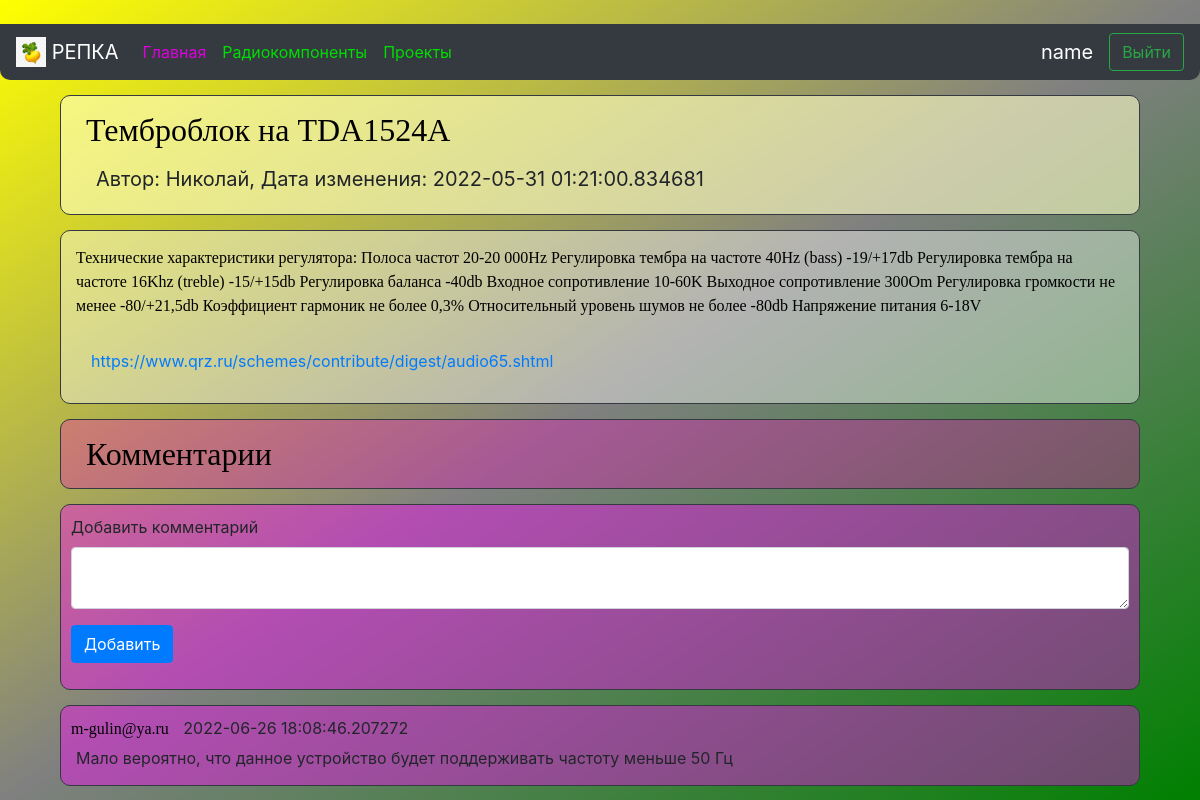
The app's page /project/6 (signed in) with its own data.
### data/users.py (models this page shows, shortened)
class User(SqlAlchemyBase, UserMixin, SerializerMixin):
    __tablename__ = 'users'
    id = sqlalchemy.Column(sqlalchemy.Integer, primary_key=True, autoincrement=True)
    name = sqlalchemy.Column(sqlalchemy.String, nullable=True)
    about = sqlalchemy.Column(sqlalchemy.String, nullable=True)
    email = sqlalchemy.Column(sqlalchemy.String, index=True, unique=True, nullable=True)
    hashed_password = sqlalchemy.Column(sqlalchemy.String, nullable=True)
    created_date = sqlalchemy.Column(sqlalchemy.DateTime, default=datetime.datetime.now)
    news = orm.relation("News", back_populates='user')
    comments = orm.relation("Comment", back_populates="user")

### data/news.py (models this page shows)
class News(SqlAlchemyBase, SerializerMixin):
    __tablename__ = 'news'
    id = sqlalchemy.Column(sqlalchemy.Integer, primary_key=True, autoincrement=True)
    title = sqlalchemy.Column(sqlalchemy.String, nullable=True)
    content = sqlalchemy.Column(sqlalchemy.String, nullable=True)
    created_date = sqlalchemy.Column(sqlalchemy.DateTime, default=datetime.datetime.today())
    is_private = sqlalchemy.Column(sqlalchemy.Boolean, default=True)
    user_id = sqlalchemy.Column(sqlalchemy.Integer, sqlalchemy.ForeignKey("users.id"))
    about = sqlalchemy.Column(sqlalchemy.String, nullable=True)
    user = orm.relation('User')
    comments = orm.relation("Comment", back_populates="news")

### data/comments.py (models this page shows)
class Comment(SqlAlchemyBase, SerializerMixin):
    __tablename__ = 'comments'
    id = sqlalchemy.Column(sqlalchemy.Integer, primary_key=True, autoincrement=True)
    content = sqlalchemy.Column(sqlalchemy.String, nullable=True)
    created_date = sqlalchemy.Column(sqlalchemy.DateTime, default=datetime.datetime.now)
    user_id = sqlalchemy.Column(sqlalchemy.Integer, sqlalchemy.ForeignKey("users.id"))
    news_id = sqlalchemy.Column(sqlalchemy.Integer, sqlalchemy.ForeignKey('news.id'))
    user = orm.relation('User')
    news = orm.relation('News')

### main.py (the view)
@app.route("/project/<int:id>", methods=['GET', 'POST'])
def project(id):
    form = CommentForm()
    db_sess = db_session.create_session()
    if form.validate_on_submit():
        comments = Comment(content=form.comment.data, news_id=id)
        current_user.comments.append(comments)
        db_sess.merge(current_user)
        db_sess.commit()
        return redirect(f'/project/{id}')
    if current_user.is_authenticated:
        news = db_sess.query(News).filter(
            News.id == id, News.user == current_user).first()
    else:
        news = db_sess.query(News).filter(
            News.id == id, News.is_private != True).first()
    if news is None:
        news = db_sess.query(News).filter(
            News.id == id, News.is_private != True).first()
    if news:
        comments = db_sess.query(Comment).filter((news.id == Comment.news_id))
        return render_template("project.html", news=news, comments=comments, form=form)
    return redirect("/projects")

### forms/news.py
class CommentForm(FlaskForm):
    comment = TextAreaField("Добавить комментарий")
    submit = SubmitField('Добавить')

### data/db_session.py (called while the page is built)
def create_session() -> Session:
    global __factory
    return __factory()

### main.py (called while the page is built)
@login_manager.user_loader
def load_user(user_id):
    db_sess = db_session.create_session()
    return db_sess.query(User).get(user_id)

### templates/project.html (shortened to what this page needs)
﻿{% extends "base.html" %}
{% block content %}
<div class="border border-dark"
     style="padding: 10px; margin: 15px; border-radius: 10px; backdrop-filter: blur(5px); background: rgba(255, 255, 200, 0.6);">
    <div>
        <a style="font-size: 32px; padding: 15px"><font face="Comic Sans MS" color="#000000">{{news.title}}</font></a>
    </div>
    <div style="padding: 10px;">
        <a style="font-size: 20px; padding: 15px">Автор: {{news.user.name}}, Дата изменения: {{news.created_date}}</a>
    </div>
</div>
<div class="col-md6 border border-dark"
     style="padding: 15px; margin: 15px; border-radius: 10px; backdrop-filter: blur(5px); background: rgba(255, 255, 255, 0.4);">
    <p><font face="Comic Sans MS" color="#000000">{{news.content}}</font></p>
    <div style="padding: 15px"><a style="display: block;" href="{{ news.about }}">{{ news.about }}</a></div>
</div>
<div class="border border-dark"
     style="padding: 10px; margin: 15px; border-radius: 10px; backdrop-filter: blur(5px); background: rgba(255, 0, 200, 0.3);">
    <div>
        <a style="font-size: 32px; padding: 15px"><font face="Comic Sans MS" color="#000000">Комментарии</font></a>
    </div>
</div>
{% if current_user.is_authenticated %}
<div class="col-md6 border border-dark"
     style="padding: 10px; margin: 15px; border-radius: 10px; backdrop-filter: blur(5px); background: rgba(255, 0, 255, 0.4);">
    <form action="" method="post">
        <p>{{ form.comment.label }}
            {{ form.comment(class="form-control") }}</p>
        <p>{{ form.submit(type="submit", class="btn btn-primary") }}</p>
    </form>
</div>
{% endif %}
{% for item in comments %}
<div class="col-md6 border border-dark"
     style="padding: 10px; margin: 15px; border-radius: 10px; backdrop-filter: blur(5px); background: rgba(255, 0, 255, 0.4);">
    <a><font face="Comic Sans MS" color="#000000">{{item.user.name}}</font></a>
    <a style="padding: 10px"> {{item.created_date}} </a>
    <div style="padding: 5px">{{ item.content }}</div>
</div>
{% endfor %}
{% endblock %}

### templates/base.html (shortened to what this page needs)
<!doctype html>
<html lang="en">
<head>
    <link rel="stylesheet"
          href="https://stackpath.bootstrapcdn.com/bootstrap/4.4.1/css/bootstrap.min.css"
>
</head>
<body style="background: linear-gradient(to bottom right, yellow, grey, green); background-attachment: fixed;">
<header>
    <nav class="navbar navbar-expand-sm navbar-dark bg-dark" style="border-radius: 0 0 10px 10px">
        <a class="navbar-brand"><img src="../static/img/repka1.jpg" width="30" height="30"
                                               class="d-inline-block align-top" alt="Картинка репки"> РЕПКА</a>
        <div class="collapse navbar-collapse" id="collapsibleNavbar">
            <div class="navbar-nav mr-auto">
                <a class="nav-item nav-link active" style="color:#DD00DD" href="/#">Главная<span class="sr-only">(current)</span></a>
                <a class="nav-item nav-link" style="color:#00DD00" href="/components">Радиокомпоненты</a>
                <a class="nav-item nav-link" style="color:#00DD00" href="/projects">Проекты</a>
            </div>
        </div>
        {% if current_user.is_authenticated %}
        <a class="navbar-brand">{{ current_user.name }}</a>
        <a class="btn btn-outline-success" href="/logout" type="button">Выйти</a>
        {% else %}
        <a class="btn btn-success" href="/login">Авторизация</a>
        {% endif %}
    </nav>
</header>
<main role="main" class="container">
    {% block content %}{% endblock %}
</main>
</body>
</html>

### records on screen
User: name "name"
News: title "Темброблок на TDA1524A", created_date "2022-05-31 01:21:00.834681", content "Технические характеристики регулятора: Полоса частот 20-20 000Hz Регулировка тембра на частоте 40Hz (bass) -19/+17db Регулировка тембра на частоте 16Khz (treble) -15/+15db Регулировка баланса -40db Входное сопротивление 10-60K Выходное сопротивление 300Om Регулировка громкости не менее -80/+21,5db Коэффициент гармоник не более 0,3% Относительный уровень шумов не более -80db Напряжение питания 6-18V", about "https://www.qrz.ru/schemes/contribute/digest/audio65.shtml"
User: user.name "Николай"
Comment: user.name "m-gulin@ya.ru", created_date "2022-06-26 18:08:46.207272", content "Мало вероятно, что данное устройство будет поддерживать частоту меньше 50 Гц"
